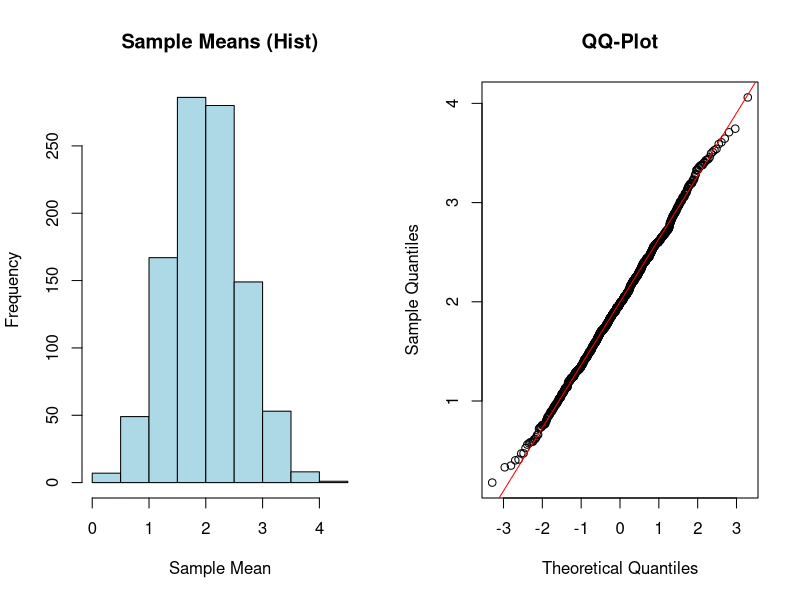
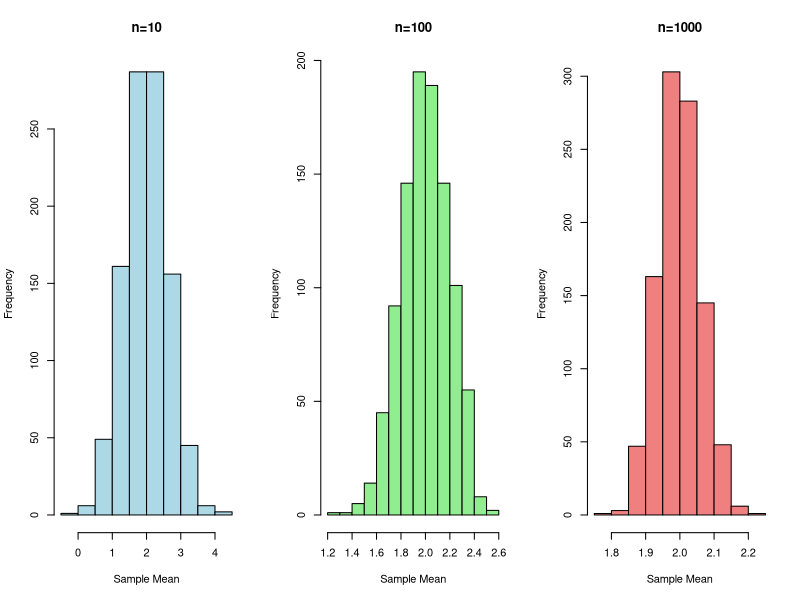
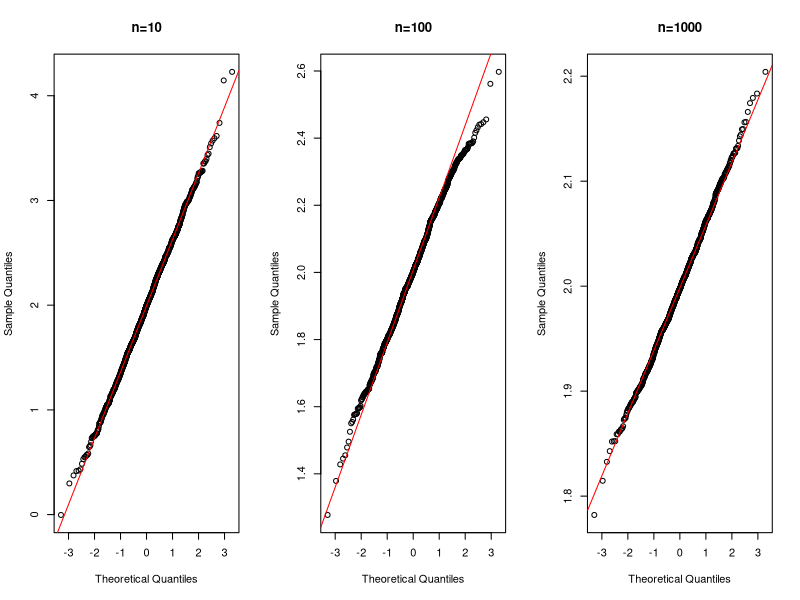

Reproduce these figures in R, in order.
### a
mu=2
sigma=2
n=10
nsim=10

xbar = c()
xvar = c()
set.seed(123)

for(i in 1:nsim){
  x <- rnorm(n,mu,sigma)
  xbar[i] <- mean(x)
  xvar[i] <- var(x)
  cat(i, "Mean:", xbar[i], "Var:", xvar[i],"\n")
}


### b
sample_mean <- mean(xbar)
cat("Sample Mean:", sample_mean, "\nPopulation Mean:", mu, "\n")


### c
nsim = 1000

for(i in 1:nsim){
  x <- rnorm(n,mu,sigma)
  xbar[i] <- mean(x)
  xvar[i] <- var(x)
}

par(mfrow = c(1, 2))

hist(xbar, breaks = 10, main = "Sample Means (Hist)", xlab = "Sample Mean", col = "lightblue", border = "black")
qqnorm(xbar, main = "QQ-Plot")
qqline(xbar, col = "red")




### d
mu <- 2; sigma <- 2
n <- c(10, 100, 1000)
nsim <- 1000

xbar1 <- c()
xbar2 <- c()
xbar3 <- c()
xvar1 <- c()
xvar2 <- c()
xvar3 <- c()
set.seed(123)

for(i in 1:nsim){
  x1<-rnorm(n[1], mu, sigma)
  x2<-rnorm(n[2], mu, sigma)
  x3<-rnorm(n[3], mu, sigma)
  
  xbar1[i]<-mean(x1)
  xbar2[i]<-mean(x2)
  xbar3[i]<-mean(x3)
  
  xvar1[i]<-var(x1)
  xvar2[i]<-var(x2)
  xvar3[i]<-var(x3)
}

mean = c(mean(xbar1), mean(xbar2), mean(xbar3))
var  = c(var(xbar1), var(xbar2), var(xbar3))

data.frame(n = n, xbar = mean, variance = var)


### e (part 1)
par(mfrow = c(1, 3))
hist(xbar1, breaks = 10, main = "n=10" , xlab = "Sample Mean", col = "lightblue", border = "black")
hist(xbar2, breaks = 10, main = "n=100", xlab = "Sample Mean", col = "lightgreen", border = "black")
hist(xbar3, breaks = 10, main = "n=1000", xlab = "Sample Mean", col = "lightcoral", border = "black")


### e (part - 2)

par(mfrow = c(1, 3))
qqnorm(xbar1, main = "n=10")
qqline(xbar1, col = "red")
qqnorm(xbar2, main = "n=100")
qqline(xbar2, col = "red")
qqnorm(xbar3, main = "n=1000")
qqline(xbar3, col = "red")


### f
mu <- 2; sigma <- 2
n = 100; nsim = 1000
lower_95 <- c()
upper_95 <- c()
lower_99 <- c()
upper_99 <- c()

set.seed(123)
for(i in 1:nsim){
  x <- rnorm(n, mu, sigma)
  xbar <- mean(x)
  se <- sigma / sqrt(n)
  
  # 95% CI
  lower_95[i] <- xbar - qnorm(0.975) * se
  upper_95[i] <- xbar + qnorm(0.975) * se
  
  # 99% CI
  lower_99[i] <- xbar - qnorm(0.995) * se
  upper_99[i] <- xbar + qnorm(0.995) * se
}

# data.frame(simulation = 1:nsim, lower_95, upper_95, lower_99, upper_99)

ave.in.ci95 = mean((lower_95<=2)&(2<=upper_95))
ave.in.ci99 = mean((lower_99<=2)&(2<=upper_99))

cat("Coverage of 95% CI:", ave.in.ci95, "\n")
cat("Coverage of 99% CI:", ave.in.ci99, "\n")


mu <- 2; sigma <- 2
n <- 100; nsim <- 1000
lower_95 <- c()
upper_95 <- c()
lower_99 <- c()
upper_99 <- c()

set.seed(123)
for(i in 1:nsim){
  x <- rnorm(n, mu, sigma)
  xbar <- mean(x)
  S <- sd(x)  # Sample standard deviation
  
  # 95% CI
  lower_95[i] <- xbar - qt(0.975, df = n - 1) * (S / sqrt(n))
  upper_95[i] <- xbar + qt(0.975, df = n - 1) * (S / sqrt(n))
  
  # 99% CI
  lower_99[i] <- xbar - qt(0.995, df = n - 1) * (S / sqrt(n))
  upper_99[i] <- xbar + qt(0.995, df = n - 1) * (S / sqrt(n))
}

# data.frame(simulation = 1:nsim, lower_95, upper_95, lower_99, upper_99)

ave.in.ci95 = mean((lower_95<=2)&(2<=upper_95))
ave.in.ci99 = mean((lower_99<=2)&(2<=upper_99))

cat("Coverage of 95% CI:", ave.in.ci95, "\n")
cat("Coverage of 99% CI:", ave.in.ci99, "\n")
